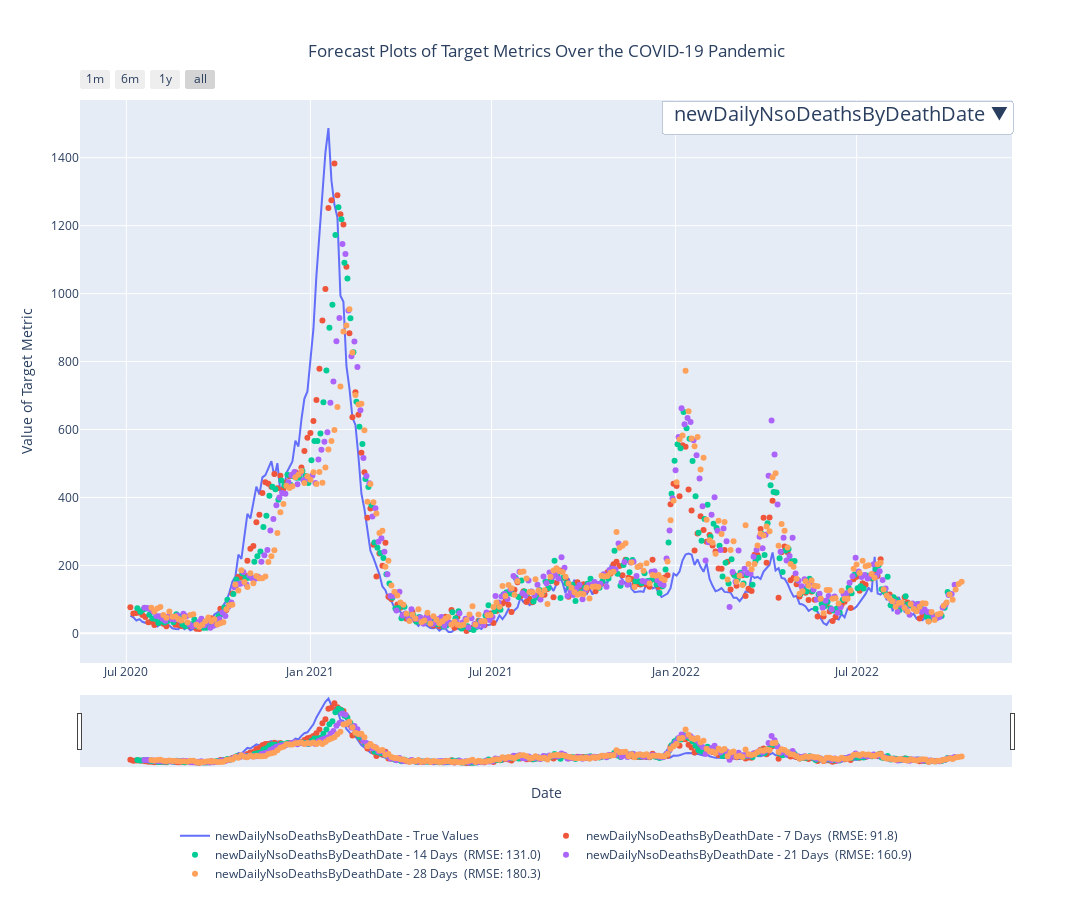

Notebook code for this chart:
### Code cell
fig = interactive_plot(lagged_df_ohe, all_predictions, all_true_values, all_dates, rmses, targets, forecast_horizons)
fig.show()

### Figure 1 — Plotly figure (JSON) as saved in the notebook; plotly's stock layout.template omitted (floating-point values rounded to 4 significant figures; data arrays with more than 128 entries replaced by an {"elided": "..."} marker saying what was removed)
{"data": [{"mode": "lines", "name": "covidOccupiedMVBeds - True Values", "type": "scatter", "visible": false, "x": {"elided": "271 str values"}, "y": {"elided": "271 int values"}}, {"mode": "markers", "name": "covidOccupiedMVBeds - 7 Days \n(RMSE: 210.9)", "type": "scatter", "visible": false, "x": {"elided": "271 str values"}, "y": {"elided": "271 float values"}}, {"mode": "markers", "name": "covidOccupiedMVBeds - 14 Days \n(RMSE: 347.1)", "type": "scatter", "visible": false, "x": {"elided": "271 str values"}, "y": {"elided": "271 float values"}}, {"mode": "markers", "name": "covidOccupiedMVBeds - 21 Days \n(RMSE: 456.6)", "type": "scatter", "visible": false, "x": {"elided": "271 str values"}, "y": {"elided": "271 float values"}}, {"mode": "markers", "name": "covidOccupiedMVBeds - 28 Days \n(RMSE: 533.9)", "type": "scatter", "visible": false, "x": {"elided": "271 str values"}, "y": {"elided": "271 float values"}}, {"mode": "lines", "name": "newDailyNsoDeathsByDeathDate - True Values", "type": "scatter", "visible": true, "x": {"elided": "271 str values"}, "y": {"elided": "271 int values"}}, {"mode": "markers", "name": "newDailyNsoDeathsByDeathDate - 7 Days \n(RMSE: 91.8)", "type": "scatter", "visible": true, "x": {"elided": "271 str values"}, "y": {"elided": "271 float values"}}, {"mode": "markers", "name": "newDailyNsoDeathsByDeathDate - 14 Days \n(RMSE: 131.0)", "type": "scatter", "visible": true, "x": {"elided": "271 str values"}, "y": {"elided": "271 float values"}}, {"mode": "markers", "name": "newDailyNsoDeathsByDeathDate - 21 Days \n(RMSE: 160.9)", "type": "scatter", "visible": true, "x": {"elided": "271 str values"}, "y": {"elided": "271 float values"}}, {"mode": "markers", "name": "newDailyNsoDeathsByDeathDate - 28 Days \n(RMSE: 180.3)", "type": "scatter", "visible": true, "x": {"elided": "271 str values"}, "y": {"elided": "271 float values"}}], "layout": {"height": 900, "legend": {"font": {"size": 12}, "orientation": "h", "x": 0.5, "xanchor": "center", "y": -0.4}, "title": {"text": "Forecast Plots of Target Metrics Over the COVID-19 Pandemic", "x": 0.5, "xanchor": "center", "y": 0.95, "yanchor": "top"}, "updatemenus": [{"active": 1, "buttons": [{"args": [{"visible": [true, true, true, true, true, false, false, false, false, false]}], "label": "covidOccupiedMVBeds", "method": "update"}, {"args": [{"visible": [false, false, false, false, false, true, true, true, true, true]}], "label": "newDailyNsoDeathsByDeathDate", "method": "update"}], "direction": "down", "font": {"size": 20}, "showactive": true, "type": "dropdown", "x": 1, "y": 1}], "width": 1200, "xaxis": {"autorange": true, "range": ["2020-05-16 02:30:02.9079", "2022-12-02 21:29:57.0921"], "rangeselector": {"buttons": [{"count": 1, "label": "1m", "step": "month", "stepmode": "backward"}, {"count": 6, "label": "6m", "step": "month", "stepmode": "backward"}, {"count": 1, "label": "1y", "step": "year", "stepmode": "backward"}, {"step": "all"}]}, "rangeslider": {"range": ["2020-05-16 02:30:02.9079", "2022-12-02 21:29:57.0921"], "thickness": 0.1, "visible": true, "yaxis": {"_template": null, "rangemode": "match"}}, "title": {"standoff": 10, "text": "Date"}, "type": "date"}, "yaxis": {"autorange": true, "range": [-87.26, 1570.0], "title": {"text": "Value of Target Metric"}, "type": "linear"}}}
